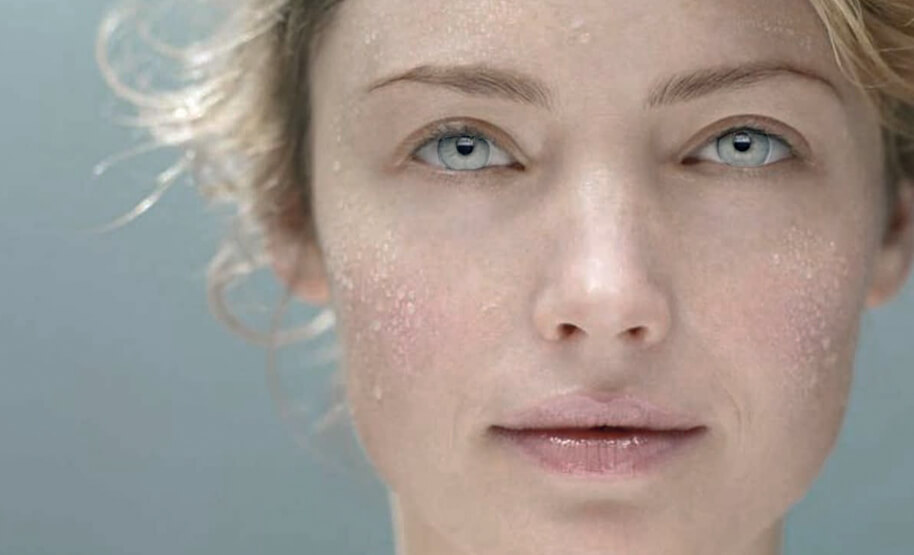
#> input picture data/dry_skin.jpg, 914 x 555 px, found by its file name
$ python sift_analysis.py
#> lines starting #> are read from the running program, lines starting #| are printed output that depends on the picture
import cv2
import os

def analyze_skin_texture(image_path):
    """Анализирует текстуру кожи с помощью SIFT."""
#> called with image_path = 'data/dry_skin.jpg'
    if not os.path.exists(image_path):
        raise Exception(f"Изображение {image_path} не найдено.")

    # Чтение изображения
    img = cv2.imread(image_path)
#> img is the input picture: shape (555, 914, 3); mean B, G, R 144.5, 151, 160.9

    # Преобразование в оттенки серого
    gray = cv2.cvtColor(img, cv2.COLOR_BGR2GRAY)
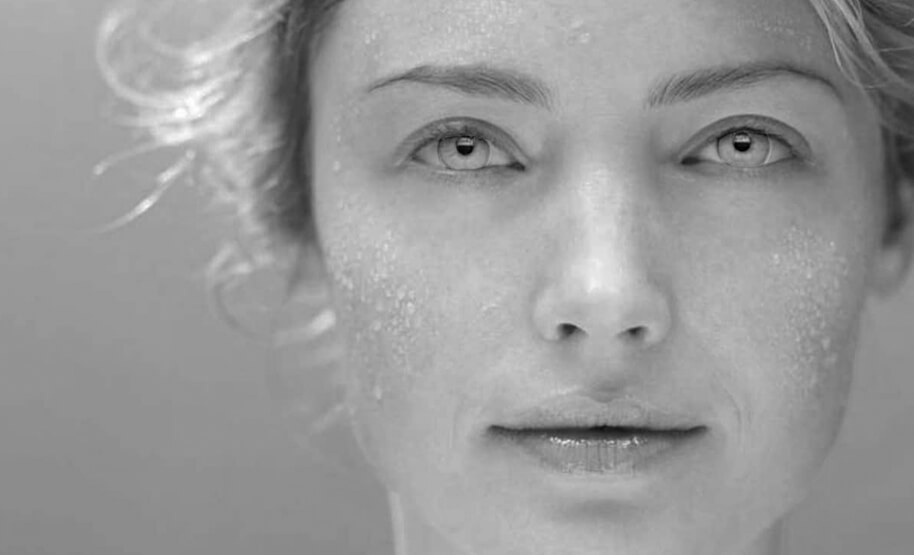
#> gray: shape (555, 914); min 0, max 255, mean 153.2

    # Инициализация SIFT
    sift = cv2.SIFT_create()

    # Выявление ключевых точек и дескрипторов
    keypoints, descriptors = sift.detectAndCompute(gray, None)
#> keypoints = 276 keypoints; strongest (x, y, size): (742, 147, 7.6), (465, 151, 8), (568, 330, 10.2), (744, 139, 4.7)

    # Возвращаем количество найденных ключевых точек
    return len(keypoints)

def visualize_keypoints(image_path, output_image_path):
    """Визуализирует ключевые точки на изображении и сохраняет результат."""
    img = cv2.imread(image_path)
    gray = cv2.cvtColor(img, cv2.COLOR_BGR2GRAY)
    sift = cv2.SIFT_create()
    keypoints, _ = sift.detectAndCompute(gray, None)

    # Наложение ключевых точек на изображение
    img_with_keypoints = cv2.drawKeypoints(img, keypoints, None)

    # Сохраняем изображение с ключевыми точками
    cv2.imwrite(output_image_path, img_with_keypoints)
    print(f"Изображение с ключевыми точками сохранено как {output_image_path}")

# Пример использования:
image_paths = [
    'data/dry_skin.jpg',
    'data/oily_skin.jpg',
    'data/normal_skin.jpg'
]

# Создаем или открываем файл для записи результатов
with open('keypoints_results.txt', 'w') as results_file:
    for image_path in image_paths:
        keypoint_count = analyze_skin_texture(image_path)
#> keypoint_count = 276
        results_file.write(f"{image_path}: {keypoint_count} ключевых точек\n")
        print(f"{image_path}: {keypoint_count} ключевых точек")
#| data/dry_skin.jpg: 276 ключевых точек

        # Визуализируем ключевые точки и сохраняем изображение
        output_image_path = f"output/{os.path.basename(image_path)}_keypoints.jpg"
        os.makedirs('output', exist_ok=True)  # Создаем папку для сохраненных изображений
        visualize_keypoints(image_path, output_image_path)
#> pass 2 of the loop `for image_path in image_paths:`:
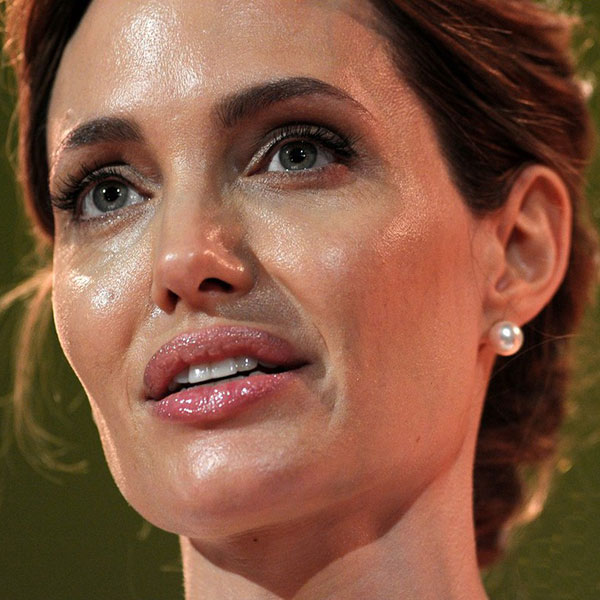
#> input picture data/oily_skin.jpg, 600 x 600 px, found by its file name
#> in analyze_skin_texture, img is the input picture: shape (600, 600, 3); mean B, G, R 66.5, 88.9, 133.1
#> in analyze_skin_texture (call 2), `gray = cv2.cvtColor(img, cv2.COLOR_BGR2GRAY)`:
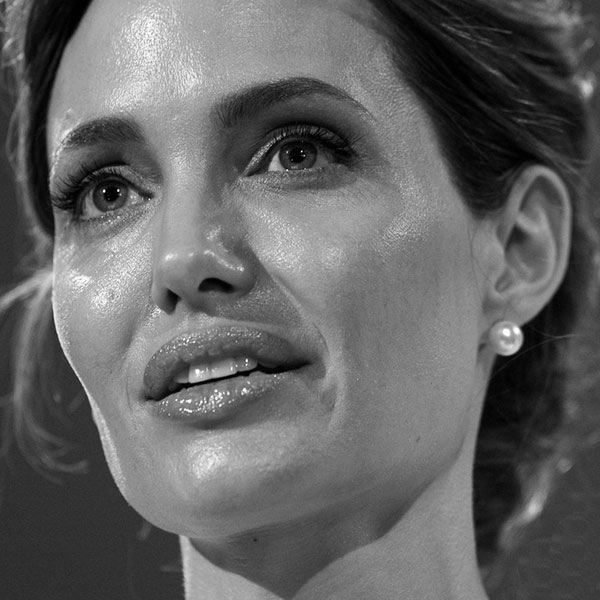
#> gray: shape (600, 600); min 0, max 255, mean 99.6
#> in analyze_skin_texture (call 2), `keypoints, descriptors = sift.detectAndCompute(gray, None)`: keypoints = 660 keypoints; strongest (x, y, size): (197, 374, 9.1), (510, 338, 19.2), (189, 401, 2.6), (244, 390, 2.4)
#> keypoint_count = 660
#| data/oily_skin.jpg: 660 ключевых точек
#> in visualize_keypoints (call 2), `img_with_keypoints = cv2.drawKeypoints(img, keypoints, None)`:
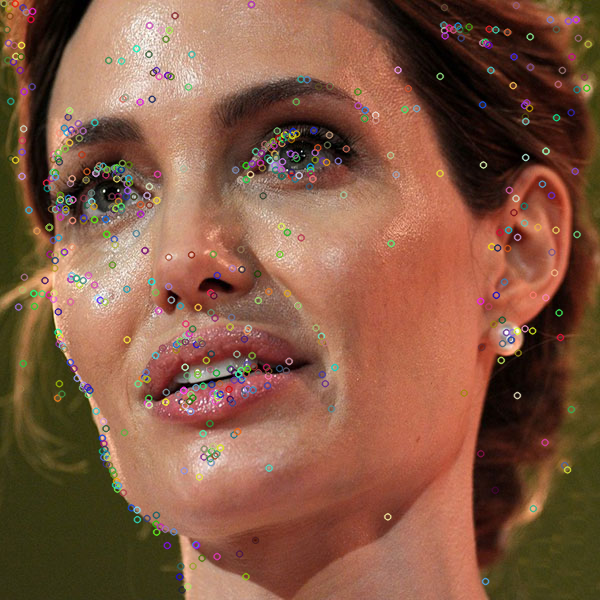
#> img_with_keypoints: shape (600, 600, 3); mean B, G, R 68, 90, 132.8
#> pass 3 of the loop `for image_path in image_paths:`:
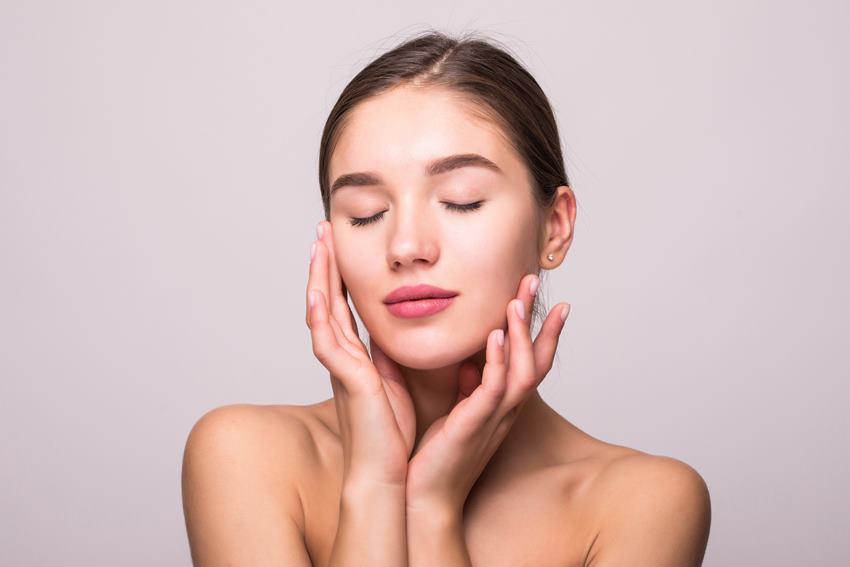
#> input picture data/normal_skin.jpg, 850 x 567 px, found by its file name
#> in analyze_skin_texture, img is the input picture: shape (567, 850, 3); mean B, G, R 182.7, 185.1, 211.5
#> in analyze_skin_texture (call 3), `gray = cv2.cvtColor(img, cv2.COLOR_BGR2GRAY)`:
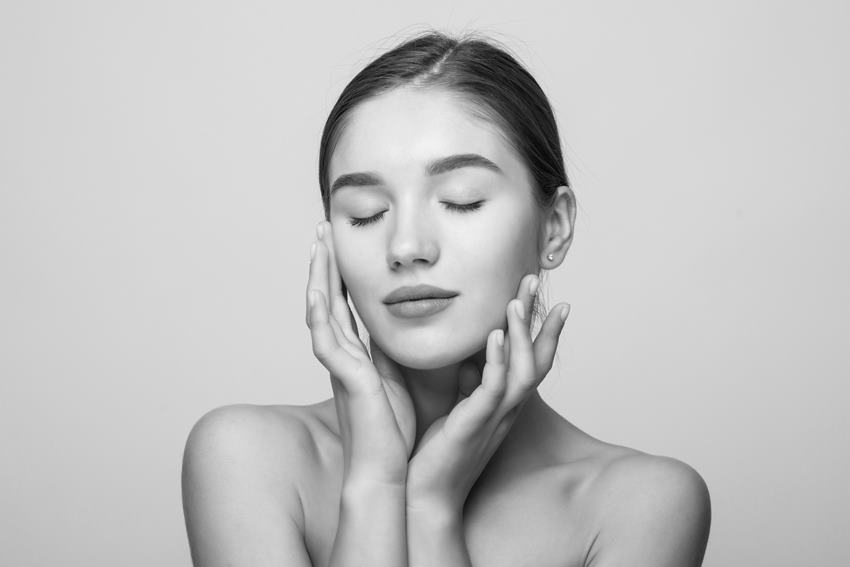
#> gray: shape (567, 850); min 3, max 243, mean 192.8
#> in analyze_skin_texture (call 3), `keypoints, descriptors = sift.detectAndCompute(gray, None)`: keypoints = 299 keypoints; strongest (x, y, size): (500, 83, 50.1), (474, 205, 7.9), (561, 190, 5.2), (475, 361, 17.1)
#> keypoint_count = 299
#| data/normal_skin.jpg: 299 ключевых точек
#> in visualize_keypoints (call 3), `img_with_keypoints = cv2.drawKeypoints(img, keypoints, None)`:
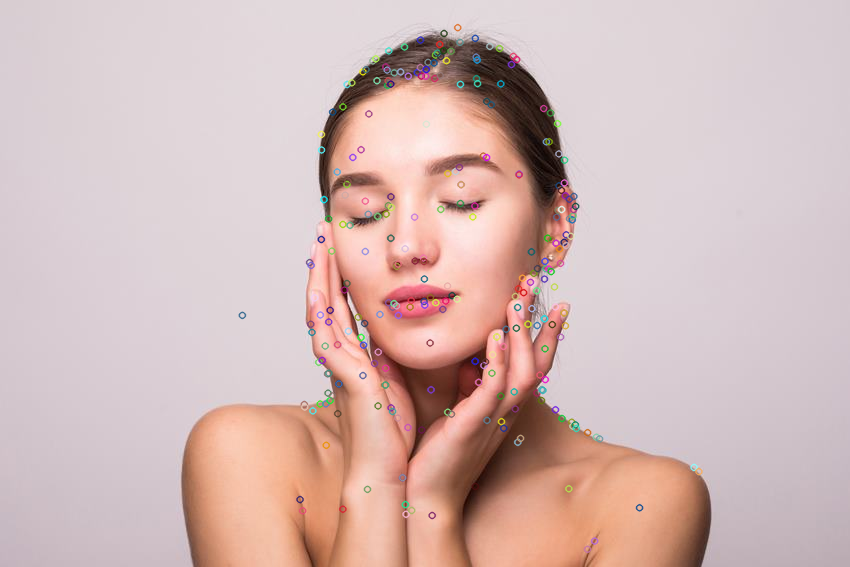
#> img_with_keypoints: shape (567, 850, 3); mean B, G, R 182.8, 185.1, 210.9
